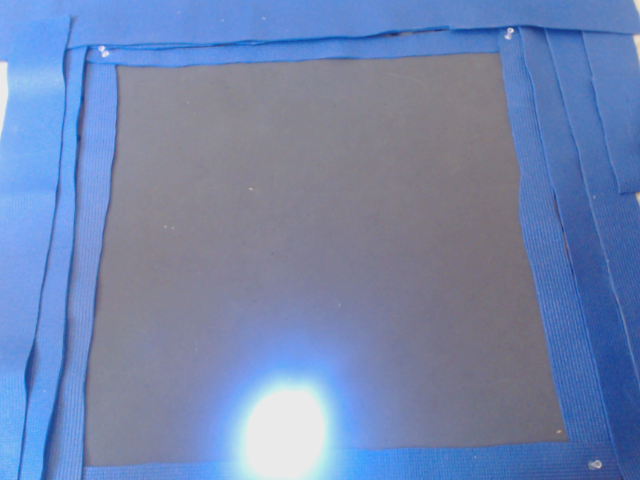
#> input picture src/photo.bmp, 640 x 480 px
$ python -i webcam_segmentation.py   (imports and definitions only)
#> lines starting #> are read from the running program, lines starting #| are printed output that depends on the picture; after the words box and inside, x2 and y2 are one past the last pixel; in counts of white or black regions, pixels touching at a corner belong together
import matplotlib.pyplot as plt
import matplotlib.patches as mpatches
import pygame.camera
import pygame.image
import time
import pdb

from skimage import io, exposure
from skimage.filters import threshold_otsu
from skimage.segmentation import clear_border
from skimage.measure import label, regionprops
from skimage.morphology import closing, square
from skimage.color import label2rgb, rgb2gray
from skimage.transform import downscale_local_mean

def cam_setup(i = 0):
    pygame.camera.init()
    if i == 0:
        cam = pygame.camera.Camera(pygame.camera.list_cameras()[0])
    else:
        cam = pygame.camera.Camera(pygame.camera.list_cameras()[1],\
                                            (640, 480), "RGB")
    cam.start()
    return cam

def cam_quit(cam):
    cam.stop()
    pygame.camera.quit()

def capture_image(cam, filestr = None, save = True):
    t0 = time.time()
    # # capture image from webcam
    img = cam.get_image()
    if save == True:
        if filestr != None:
            name = filestr + ".bmp"
        else:
            name = "photo.bmp"
        pygame.image.save(img, name)

        t1 = time.time()
        capture_time = t1-t0
        # print("Image capture time: ", capture_time)

        return capture_time
    else:
        return img

def segment_photo_bmp():
    # begin timing
    t0 = time.time()
    # begin segmentation process
    # make sure there's an image to segment
    try:
        im_file = io.imread("photo.bmp")
    except:
        capture_image()
    t1 = time.time()
    # image = scaled[:, :, 2]
    img = rgb2gray(im_file)
    scaled = downscale_local_mean(img, (16, 16))
    image = exposure.adjust_gamma(scaled, 10)
    # Logarithmic
    # image = exposure.adjust_log(scaled, 5)
    # image = scaled

    # io.imsave("webcam_test.png", image)
    # apply threshold
    thresh = threshold_otsu(image)
    bw = closing(image > thresh, square(1))

    # remove artifacts connected to image border
    # cleared = clear_border(bw)

    # label image regions
    label_image = label(bw)
    t2 = time.time()
    seg_time = t2 - t1
    # print("Segmentation time: ", t2 - t1)

    return label_image, scaled, t2 - t0

def region_centroids(labelled_image, min_area = 20):
    centroids = []
    for region in regionprops(labelled_image):
        if region.area > min_area:
            # calculate centroid
            minr, minc, maxr, maxc = region.bbox
            centroid = (minc + 0.5*(maxc - minc), minr + 0.5*(maxr - minr))
            print("Centroid of blob: ", centroid)
            centroids.append(centroid)
    return centroids

def filter_regions(labelled_image, min_area = 1, max_area = 150, verbose = False):
    filtered_labels = []
    for region in regionprops(labelled_image):
        # take regions with large enough areas
        if verbose == True: print("Region area: ", region.area)
        if (region.area >= min_area) and (region.area < max_area):
            filtered_labels.append(region)
    return filtered_labels

def save_segmented_image(regions, image, filename = "test"):
    fig, ax = plt.subplots(figsize=(10, 6))
    ax.imshow(image)

    for region in regions:
            # draw rectangle around segmented coins
            minr, minc, maxr, maxc = region.bbox
            rect = mpatches.Rectangle((minc, minr), maxc - minc, maxr - minr, fill=False, edgecolor='red', linewidth=2)
            ax.add_patch(rect)
            centroid = (minc + 0.5*(maxc - minc), minr + 0.5*(maxr - minr))
            circ = mpatches.Circle(centroid, radius = 5, fill=False, edgecolor='blue', linewidth=2)
            ax.add_patch(circ)

    ax.set_axis_off()
    plt.tight_layout()
    plt.savefig("seg_"+filename+".png")

def show_segmented_image(regions, image, filename = "test"):
    fig, ax = plt.subplots(figsize=(10, 6))
    ax.imshow(image)

    for region in regions:
            # draw rectangle around segmented coins
            minr, minc, maxr, maxc = region.bbox
            rect = mpatches.Rectangle((minc, minr), maxc - minc, maxr - minr, fill=False, edgecolor='red', linewidth=2)
            ax.add_patch(rect)
            centroid = (minc + 0.5*(maxc - minc), minr + 0.5*(maxr - minr))
            circ = mpatches.Circle(centroid, radius = 3, fill=False, edgecolor='blue', linewidth=2)
            ax.add_patch(circ)

    ax.set_axis_off()
    plt.tight_layout()
    plt.show()

def main(n = 3, i = 0):
    cam = cam_setup(i)
    for i in range(n):
        _ = capture_image(cam)
        labelled_image, image, _ = segment_photo_bmp()
#> in segment_photo_bmp, im_file is the input picture: shape (480, 640, 3); mean R, G, B 114.2, 134.3, 176
#> in segment_photo_bmp, `img = rgb2gray(im_file)`:
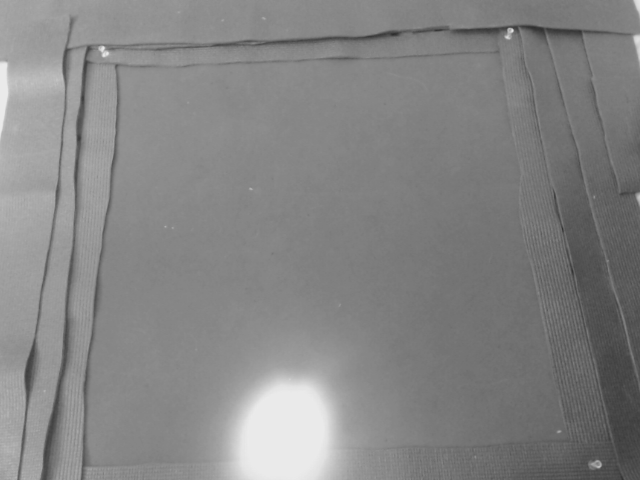
#> img: shape (480, 640) float64; min 0.18, max 0.925, mean 0.522
#> in segment_photo_bmp, `scaled = downscale_local_mean(img, (16, 16))`:
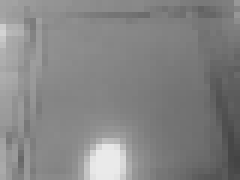
#> scaled: shape (30, 40) float64 (shown 6 times larger); min 0.269, max 0.918, mean 0.522
#> in segment_photo_bmp, `image = exposure.adjust_gamma(scaled, 10)`:
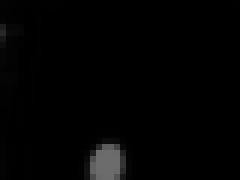
#> image: shape (30, 40) float64 (shown 6 times larger); min 1.97e-06, max 0.427, mean 0.0129
#> in segment_photo_bmp, `thresh = threshold_otsu(image)`: thresh = 0.169
#> in segment_photo_bmp, `bw = closing(image > thresh, square(1))`:
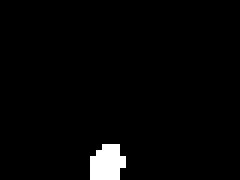
#> bw: shape (30, 40) bool (shown 6 times larger); 2.4% white; 1 white region, box (x1, y1, x2, y2) and area: (15, 24, 21, 30) 29
#> in segment_photo_bmp, `label_image = label(bw)`: label_image: shape (30, 40) int32; values 0 (black) and 1 (white), 2.4% white; 1 white region
        filtered_regions = filter_regions(labelled_image)
#> the loop in filter_regions, `for region in regionprops(labelled_image):` made 1 pass
#> after the loop in filter_regions, `for region in regionprops(labelled_image):`: filtered_labels = 1 regions; box (x1, y1, x2, y2) and area: (15, 24, 21, 30) 29
#> filtered_regions has the same summary as filtered_labels in filter_regions
        # image_label_overlay = label2rgb(labelled_image, image=image)
        show_segmented_image(filtered_regions, image)
#> the loop in show_segmented_image, `for region in regions:` made 1 pass
#> (minr, minc, maxr, maxc, centroid) on pass 1: (24, 15, 30, 21, (18, 27))
#> in show_segmented_image, `plt.show()`:
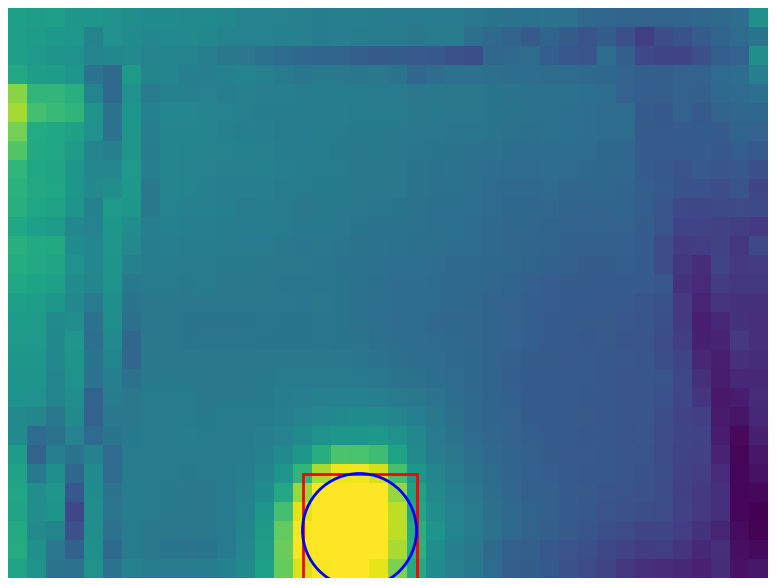
#> figure drawn by matplotlib, 1 panel
        centroids = region_centroids(labelled_image)
#> the loop in region_centroids, `for region in regionprops(labelled_image):` made 1 pass
#| Centroid of blob:  (18.0, 27.0)
#> after the loop in region_centroids, `for region in regionprops(labelled_image):`: centroids = [(18, 27)]
#> centroids = [(18, 27)]
    cam_quit(cam)

# [2 lines not run here, left out]

>>> result = main()
